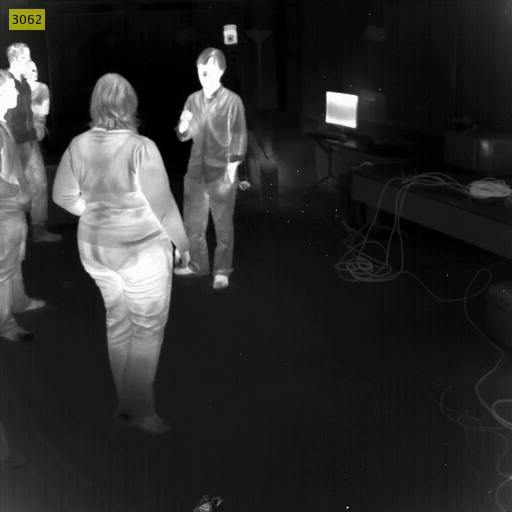
#> input picture frame 60 of sample videos/video_input.mp4, 512 x 512 px
$ python 'thermal screening.py'
#> lines starting #> are read from the running program, lines starting #| are printed output that depends on the picture; after the words box and inside, x2 and y2 are one past the last pixel; in counts of white or black regions, pixels touching at a corner belong together
#> in main, frame is the input picture: shape (512, 512, 3); mean B, G, R 42, 45.3, 43.3
import os
import numpy as np
import cv2

base_dir = 'Computer Vision Projects/Thermal Screening Project/'
threshold = 200
area_of_box = 700        # 3000 for img input
min_temp = 102           # in fahrenheit
font_scale_caution = 1   # 2 for img input
font_scale_temp = 0.7    # 1 for img input

def convert_to_temperature(pixel_avg):
    """
    Converts pixel value (mean) to temperature (fahrenheit) depending upon the camera hardware
    """
    return pixel_avg / 2.25


def process_frame(frame):

    frame = cv2.cvtColor(frame, cv2.COLOR_BGR2RGB)
    heatmap_gray = cv2.cvtColor(frame, cv2.COLOR_RGB2GRAY)
    heatmap = cv2.applyColorMap(heatmap_gray, cv2.COLORMAP_HOT)
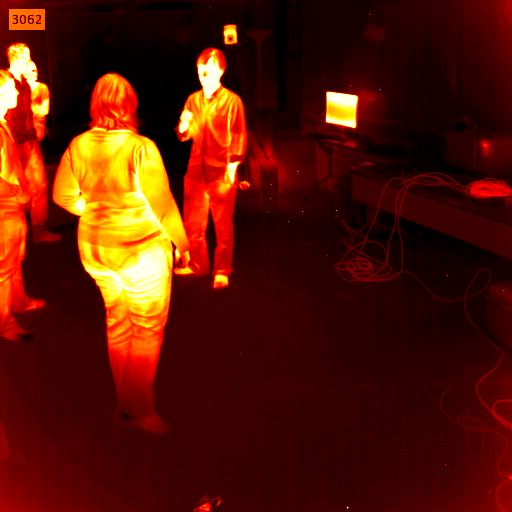
#> heatmap: shape (512, 512, 3); mean B, G, R 4.7, 22.1, 86.1

    # Binary threshold
    _, binary_thresh = cv2.threshold(heatmap_gray, threshold, 255, cv2.THRESH_BINARY)
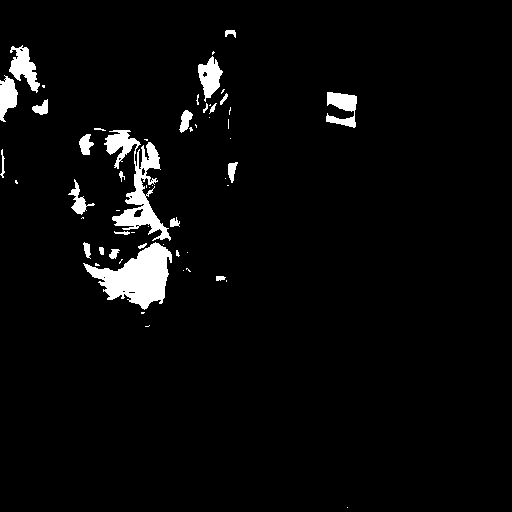
#> binary_thresh: shape (512, 512); 3.7% white; 58 white regions (33 under 20 px), largest, box (x1, y1, x2, y2) and area: (83, 242, 172, 310) 2982, (104, 130, 171, 241) 2459, (9, 45, 40, 93) 717

    # Image opening: Erosion followed by dilation
    kernel = np.ones((3, 3), np.uint8)
    image_erosion = cv2.erode(binary_thresh, kernel, iterations=1)
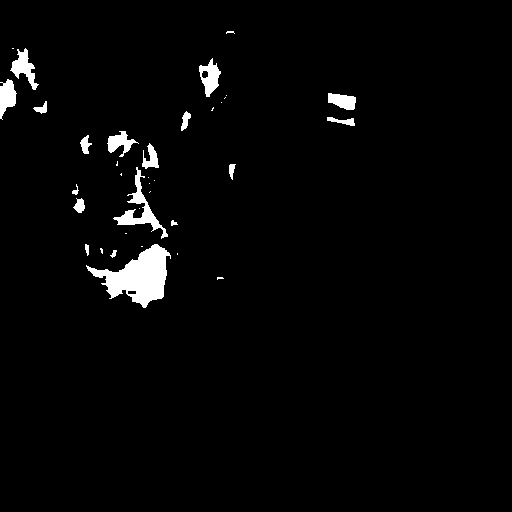
#> image_erosion: shape (512, 512); 2.5% white; 36 white regions (18 under 20 px), largest, box (x1, y1, x2, y2) and area: (86, 244, 171, 308) 2535, (113, 167, 168, 239) 840, (10, 48, 39, 90) 484
    image_opening = cv2.dilate(image_erosion, kernel, iterations=1)
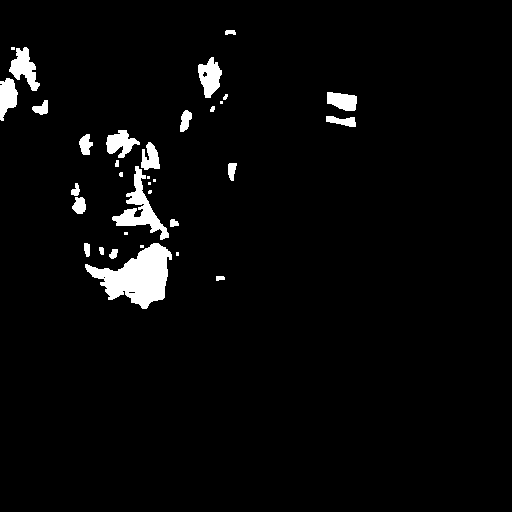
#> image_opening: shape (512, 512); 3.4% white; 34 white regions (10 under 20 px)

    # Get contours from the image obtained by opening operation
    contours, _ = cv2.findContours(image_opening, 1, 2)
#> contours = 37 contours, 15 with area under 20; largest, box (x1, y1, x2, y2) and area: (85, 243, 172, 309) 2794, (112, 166, 169, 240) 1080, (9, 47, 40, 91) 597, (198, 57, 222, 98) 568, (106, 130, 140, 158) 469

    image_with_rectangles = np.copy(heatmap)

    for contour in contours:
        # rectangle over each contour
        x, y, w, h = cv2.boundingRect(contour)

        # Pass if the area of rectangle is not large enough
        if (w) * (h) < area_of_box:
            continue

        # Mask is boolean type of matrix.
        mask = np.zeros_like(heatmap_gray)
        cv2.drawContours(mask, contour, -1, 255, -1)

        # Mean of only those pixels which are in blocks and not the whole rectangle selected
        mean = convert_to_temperature(cv2.mean(heatmap_gray, mask=mask)[0])

        # Colors for rectangles and textmin_area
        temperature = round(mean, 2)
        color = (0, 255, 0) if temperature < min_temp else (
            255, 255, 127)

        # Callback function if the following condition is true
        if temperature >= min_temp:
            # Call back function here
            cv2.putText(image_with_rectangles, "High temperature detected !!!", (35, 40),
                        cv2.FONT_HERSHEY_SIMPLEX, font_scale_caution, color, 2, cv2.LINE_AA)

        # Draw rectangles for visualisation
        image_with_rectangles = cv2.rectangle(
            image_with_rectangles, (x, y), (x+w, y+h), color, 2)

        # Write temperature for each rectangle
        cv2.putText(image_with_rectangles, "{} F".format(temperature), (x, y),
                    cv2.FONT_HERSHEY_SIMPLEX, font_scale_temp, color, 2, cv2.LINE_AA)
#> this loop made 37 passes
#> (x, y, w, h) on passes 1, 3, 5, 6, 9, 11, 12, 13, 14, 18, 20, 21: (128, 291, 8, 3), (216, 276, 9, 5), (109, 249, 9, 10), (99, 247, 5, 8), (84, 243, 6, 14), (170, 219, 9, 8), (72, 197, 14, 17), (148, 190, 4, 4), (71, 183, 9, 13), (119, 172, 4, 5), (228, 163, 9, 18), (115, 160, 4, 7)
#> (contour, x, y, w, h) on passes 2, 4, 7, 10, 15, 16: ([[103, 277], [104, 276], [105, 277], [104, 278]], 103, 276, 3, 3), ([[176, 252], [176, 255], [178, 255], [178, 252]], 176, 252, 3, 4), ([[140, 245], [140, 247], [143, 247], [143, 245]], 140, 245, 4, 3), ([[124, 232], [124, 234], [127, 234], [127, 232]], 124, 232, 4, 3), ([[148, 182], [148, 184], [150, 184], [150, 182]], 148, 182, 3, 3), ([[153, 179], [153, 181], [155, 181], [155, 179]], 153, 179, 3, 3)
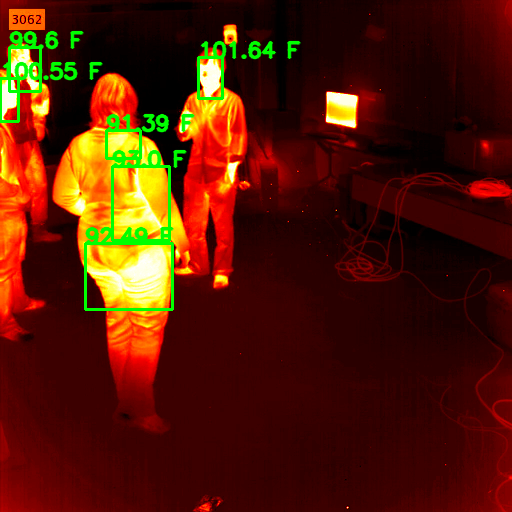
#> image_with_rectangles: shape (512, 512, 3); 3.13% of pixels changed, all inside (x1, y1, x2, y2) = (0, 30, 302, 311)
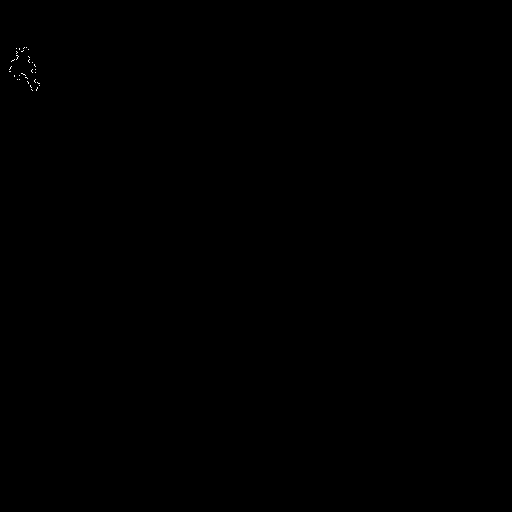
#> mask: shape (512, 512); 0.03% white in thin lines or dots, all inside (x1, y1, x2, y2) = (9, 47, 40, 91)

    return image_with_rectangles

def main():
    """
    Main driver function
    """
    ## For Video Input
    video = cv2.VideoCapture(str(base_dir+'video_input.mp4'))
    video_frames = []

    while True:
        ret, frame = video.read()

        if not ret:
            break

        # Process each frame
        frame = process_frame(frame)
        height, width, _ = frame.shape
#> height = 512; width = 512
        video_frames.append(frame)

        # Show the video as it is being processed in a window
        cv2.imshow('frame', frame)

        if cv2.waitKey(1) & 0xFF == ord('q'):
#> (key q is pressed here)
            break

    video.release()
    cv2.destroyAllWindows()

    # Save video to output
    size = (height, width)
#> size = (512, 512)
    out = cv2.VideoWriter(str(base_dir+'output.avi'),cv2.VideoWriter_fourcc(*'MJPG'), 100, size)

    for i in range(len(video_frames)):
        out.write(video_frames[i])
#> this loop made 1 pass
    out.release()

    # [14 lines of commented-out code are left out]


if __name__ == "__main__":
    main()

$ run again, starting later in the video
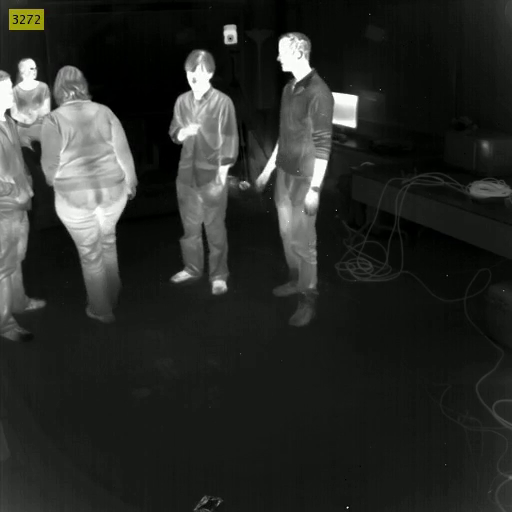
#> input picture frame 270 of sample videos/video_input.mp4, 512 x 512 px
#> in main, frame is the input picture: shape (512, 512, 3); mean B, G, R 40, 43.2, 41.3
#> in process_frame, `_, binary_thresh = cv2.threshold(heatmap_gray, threshold, 255, cv2.THR..`:
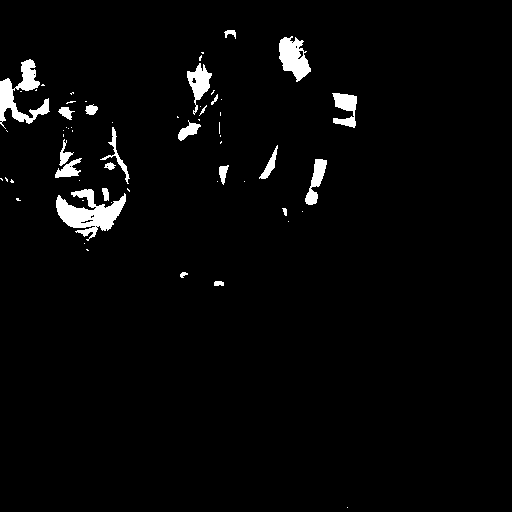
#> binary_thresh: shape (512, 512); 2.8% white; 62 white regions (40 under 20 px), largest, box (x1, y1, x2, y2) and area: (56, 189, 126, 241) 1691, (0, 59, 50, 129) 1255, (279, 36, 311, 82) 888
#> image_erosion: shape (512, 512); 1.7% white; 38 white regions (16 under 20 px), largest, box (x1, y1, x2, y2) and area: (57, 197, 125, 229) 1025, (280, 38, 310, 80) 659, (0, 80, 32, 122) 463
#> image_opening: shape (512, 512); 2.6% white; 29 white regions (4 under 20 px)
#> contours = 31 contours, 6 with area under 20; largest, box (x1, y1, x2, y2) and area: (56, 189, 126, 230) 1428, (279, 37, 311, 81) 774, (0, 79, 49, 123) 676, (187, 65, 212, 100) 478, (16, 60, 40, 91) 380
#> the loop in process_frame, `for contour in contours:` made 31 passes
#> (x, y, w, h) on passes 1, 2, 3, 4, 5, 6, 8, 9: (214, 281, 10, 5), (180, 272, 6, 5), (78, 227, 19, 10), (80, 214, 15, 10), (283, 208, 4, 7), (305, 189, 13, 16), (102, 188, 7, 13), (219, 166, 9, 17)
#> after the loop in process_frame, `for contour in contours:`:
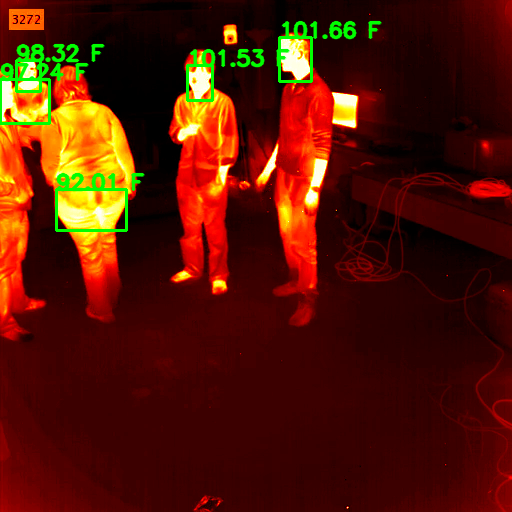
#> image_with_rectangles: shape (512, 512, 3); mean B, G, R 3.5, 21.9, 82.6
#> the loop in main, `for i in range(len(video_frames)):` made 1 pass

$ run again, starting later in the video
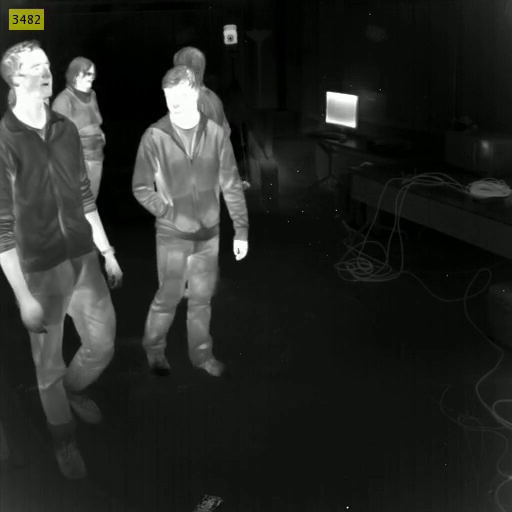
#> input picture frame 480 of sample videos/video_input.mp4, 512 x 512 px
#> in main, frame is the input picture: shape (512, 512, 3); mean B, G, R 36.3, 39.5, 37.6
#> in process_frame, `_, binary_thresh = cv2.threshold(heatmap_gray, threshold, 255, cv2.THR..`:
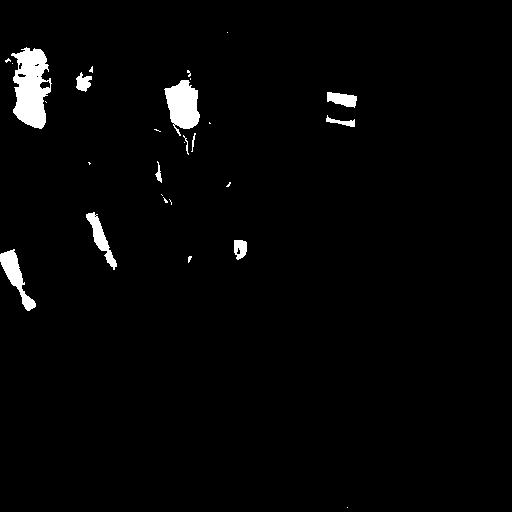
#> binary_thresh: shape (512, 512); 2.2% white; 28 white regions (17 under 20 px), largest, box (x1, y1, x2, y2) and area: (11, 47, 52, 129) 2188, (164, 80, 200, 136) 1275, (0, 249, 36, 311) 746
#> image_erosion: shape (512, 512); 1.6% white; 13 white regions (4 under 20 px), largest, box (x1, y1, x2, y2) and area: (14, 49, 50, 128) 1772, (166, 81, 199, 128) 1080, (0, 251, 35, 310) 551
#> image_opening: shape (512, 512); 2.1% white; 11 white regions (2 under 20 px)
#> contours = 14 contours, 4 with area under 20; largest, box (x1, y1, x2, y2) and area: (12, 48, 51, 129) 2044, (165, 80, 200, 129) 1179, (0, 250, 36, 311) 667, (86, 213, 117, 267) 464, (327, 92, 357, 107) 280
#> the loop in process_frame, `for contour in contours:` made 14 passes
#> (x, y, w, h) on passes 3, 5, 6, 7, 9, 11, 13: (234, 240, 13, 19), (156, 172, 6, 9), (326, 118, 29, 9), (327, 92, 30, 15), (77, 76, 15, 15), (17, 73, 10, 5), (34, 63, 6, 4)
#> after the loop in process_frame, `for contour in contours:`:
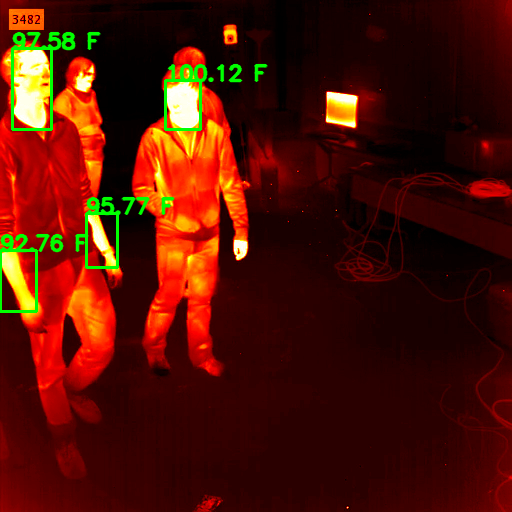
#> image_with_rectangles: shape (512, 512, 3); mean B, G, R 3.6, 17.5, 78.2
#> the loop in main, `for i in range(len(video_frames)):` made 1 pass
